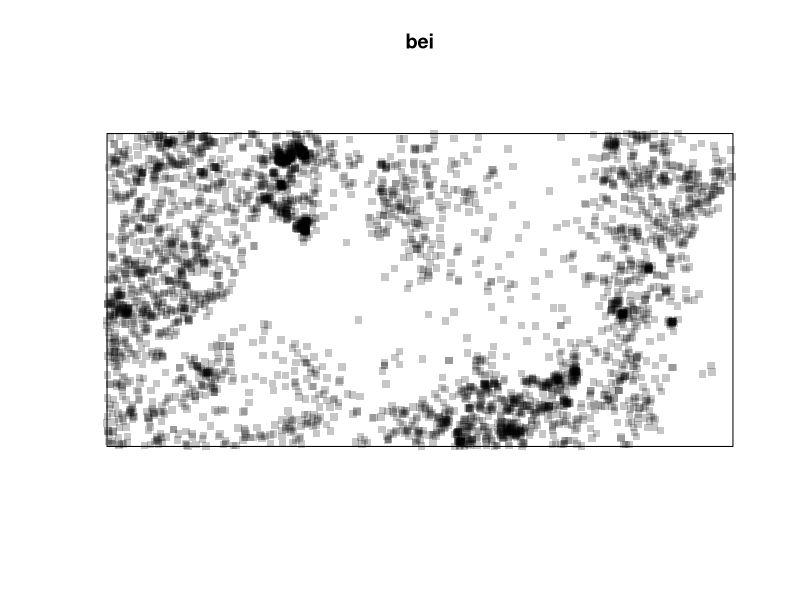
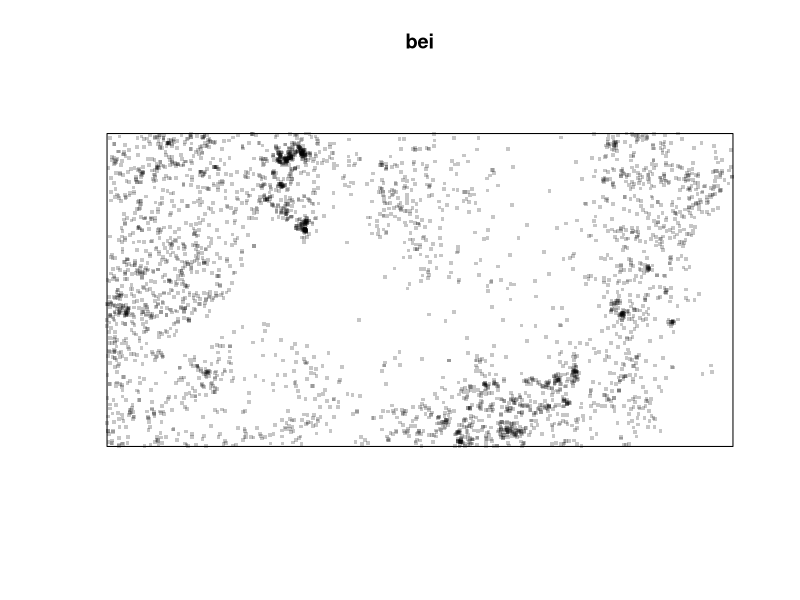
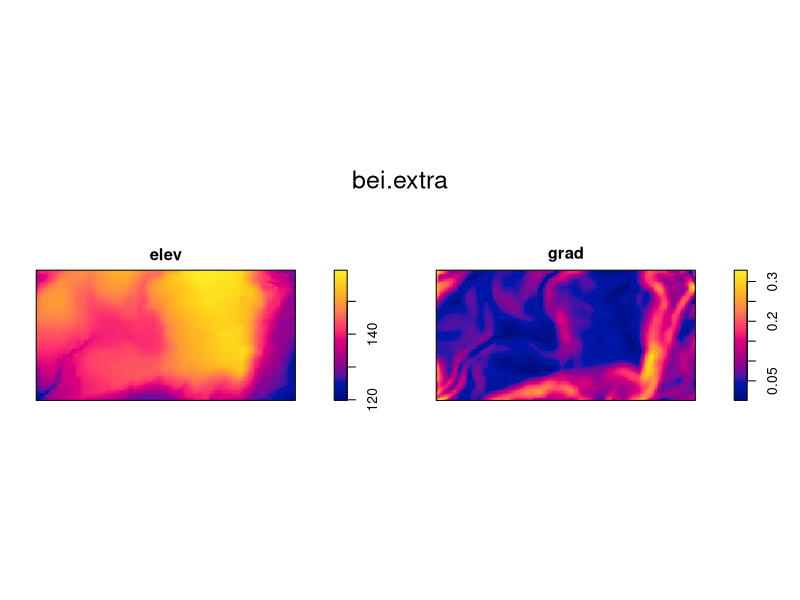
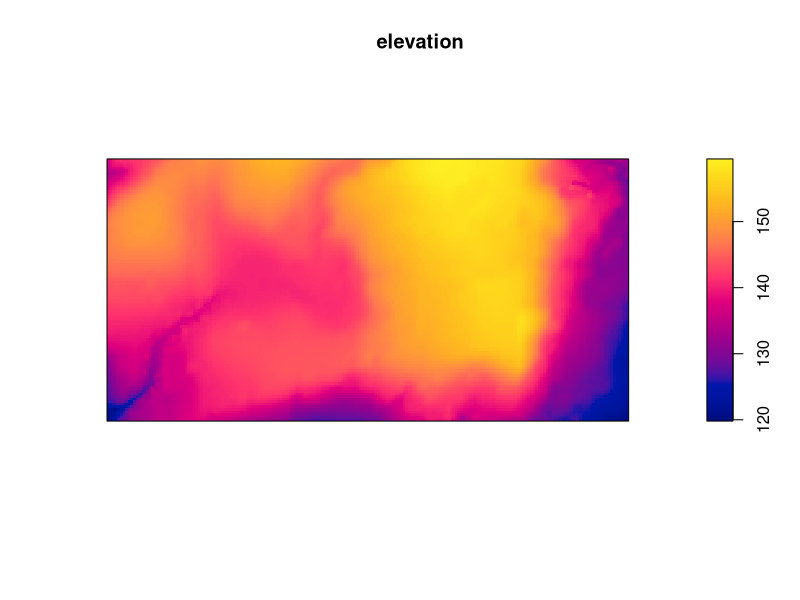
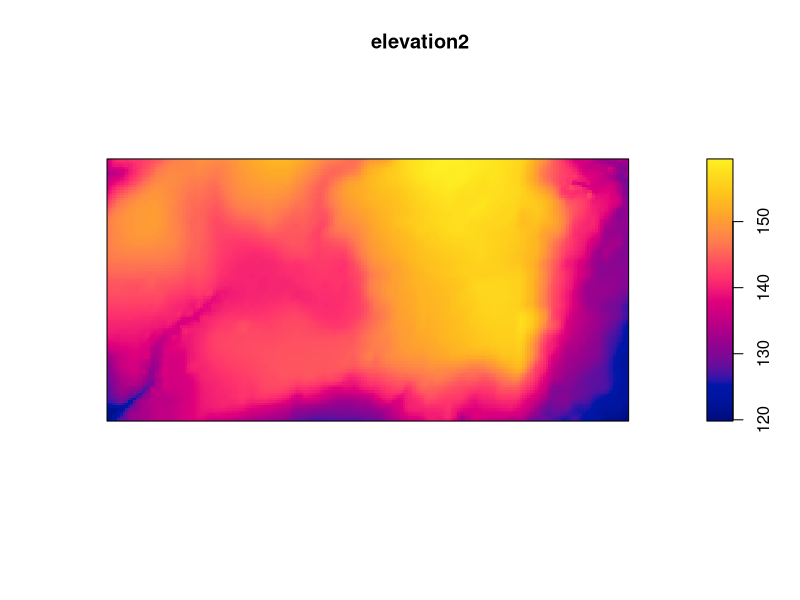

Source code (R) for these figures, in order: (Note: this script raises an error after producing the figures.)
#R code for population density

#Instal packages
install.packages("spatstat")

#using the packages
library(spatstat)

# Recall the data
bei

# Looking at the points in space
plot(bei, pch=15)

#decrasig dimension
plot(bei, pch=15, cex=.5)

# drivers
bei.extra

# Plotting variables
plot(bei.extra)

# Subsetting a dataset:
# There are two methots to make a subset:
# first: name of the variable and the $ symbol
# second: number of the layer and [] for tables, [[]] for map layers

elevation <- bei.extra$elev
plot(elevation)

# Sebset by the number of the layer/variable
elevation2 <- bei.extra [[1]]
# plot the new object
plot(elevation2)

# In case bei.extra was a table: bei.extra[1]


# CREATING OUR FIRST MAP
densitymap <- density(bai) 
#output
densitymap
# plot the result
plot(densitymap)

# Ploting the points ontop of the density map
points(bei, cex=.5)

#New concep: MULTIFRAME!

#creating a multiframe
par(mfrow=c(1,2))
plot(elevation)
plot(densitymap)

# Exercise: Put elevation map ontop of the densitymap

par(mfrow=c(2,1))
plot(elevation)
plot(densitymap)

#gramatic fail
dev.off()

# Change colors in our maps:
cl <- colorRampPalette("blue","green","red")
cl <- colorRampPalette(c("blue","green","red"))
#noo, for R this is an array: plot the density map and change its color thanks cl
plot(densitymap, col=cl)
# avoid red and blue, search in pantone
cl <- colorRampPalette(c("magenta1","green","mediumpurple"))


cl <- colorRampPalette(c("blue","green","red"))
plot(densitymap, col=cl)

# Nueances
cl3 <- colorRampPalette(c("blue","green","red"))(10)
plot(densitymap, col=cl10)

cl10 <- colorRampPalette(c("blue","green","red"))(10)
plot(densitymap, col=cl3)
# ex 

par(mfrow=c(2,1))
plot(densitymap, cl3)
plot(densitymap, cl10)
